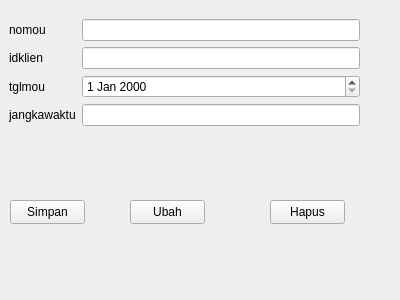
<?xml version="1.0" encoding="UTF-8"?>
<ui version="4.0">
 <class>Formmouklien</class>
 <widget class="QWidget" name="Formmouklien">
  <property name="geometry">
   <rect>
    <x>0</x>
    <y>0</y>
    <width>400</width>
    <height>300</height>
   </rect>
  </property>
  <property name="windowTitle">
   <string>Form</string>
  </property>
  <widget class="QWidget" name="formLayoutWidget">
   <property name="geometry">
    <rect>
     <x>9</x>
     <y>19</y>
     <width>351</width>
     <height>161</height>
    </rect>
   </property>
   <layout class="QFormLayout" name="formLayout">
    <item row="0" column="0">
     <widget class="QLabel" name="nomouLabel">
      <property name="text">
       <string>nomou</string>
      </property>
     </widget>
    </item>
    <item row="0" column="1">
     <widget class="QLineEdit" name="nomouLineEdit"/>
    </item>
    <item row="1" column="0">
     <widget class="QLabel" name="idklienLabel">
      <property name="text">
       <string>idklien</string>
      </property>
     </widget>
    </item>
    <item row="1" column="1">
     <widget class="QLineEdit" name="idklienLineEdit"/>
    </item>
    <item row="3" column="0">
     <widget class="QLabel" name="jangkawaktuLabel">
      <property name="text">
       <string>jangkawaktu</string>
      </property>
     </widget>
    </item>
    <item row="3" column="1">
     <widget class="QLineEdit" name="jangkawaktuLineEdit"/>
    </item>
    <item row="2" column="1">
     <widget class="QDateEdit" name="tglmouDateEdit"/>
    </item>
    <item row="2" column="0">
     <widget class="QLabel" name="tglmouLabel_2">
      <property name="text">
       <string>tglmou</string>
      </property>
     </widget>
    </item>
   </layout>
  </widget>
  <widget class="QPushButton" name="pushButton">
   <property name="geometry">
    <rect>
     <x>10</x>
     <y>200</y>
     <width>75</width>
     <height>24</height>
    </rect>
   </property>
   <property name="text">
    <string>Simpan</string>
   </property>
  </widget>
  <widget class="QPushButton" name="pushButton_2">
   <property name="geometry">
    <rect>
     <x>130</x>
     <y>200</y>
     <width>75</width>
     <height>24</height>
    </rect>
   </property>
   <property name="text">
    <string>Ubah</string>
   </property>
  </widget>
  <widget class="QPushButton" name="pushButton_3">
   <property name="geometry">
    <rect>
     <x>270</x>
     <y>200</y>
     <width>75</width>
     <height>24</height>
    </rect>
   </property>
   <property name="text">
    <string>Hapus</string>
   </property>
  </widget>
 </widget>
 <resources/>
 <connections/>
</ui>
